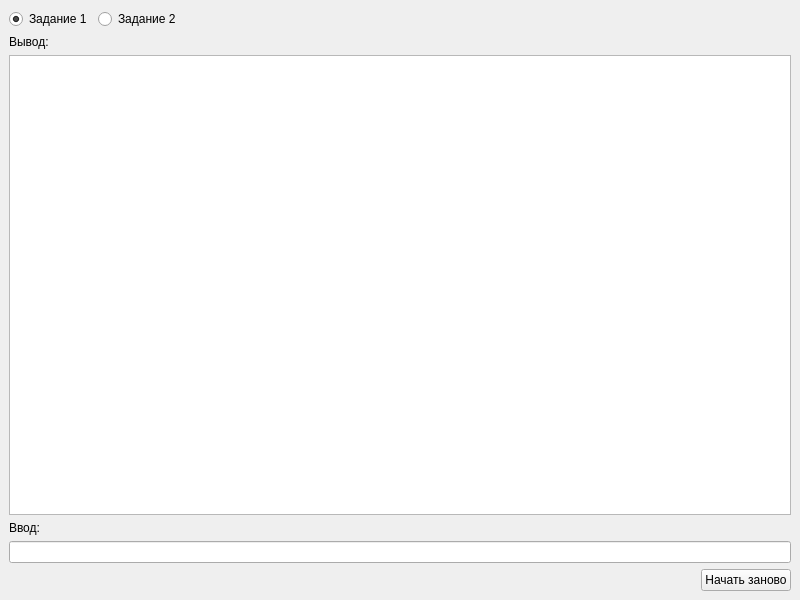
<?xml version="1.0" encoding="UTF-8"?>
<ui version="4.0">
 <class>MainWindow</class>
 <widget class="QMainWindow" name="MainWindow">
  <property name="geometry">
   <rect>
    <x>0</x>
    <y>0</y>
    <width>800</width>
    <height>600</height>
   </rect>
  </property>
  <property name="windowTitle">
   <string>MainWindow</string>
  </property>
  <widget class="QWidget" name="centralwidget">
   <layout class="QVBoxLayout" name="verticalLayout">
    <item>
     <layout class="QHBoxLayout" name="horizontalLayout">
      <item>
       <widget class="QRadioButton" name="task1">
        <property name="text">
         <string>Задание 1</string>
        </property>
        <property name="checked">
         <bool>true</bool>
        </property>
       </widget>
      </item>
      <item>
       <widget class="QRadioButton" name="task2">
        <property name="text">
         <string>Задание 2</string>
        </property>
       </widget>
      </item>
      <item>
       <spacer name="horizontalSpacer_2">
        <property name="orientation">
         <enum>Qt::Horizontal</enum>
        </property>
        <property name="sizeHint" stdset="0">
         <size>
          <width>40</width>
          <height>20</height>
         </size>
        </property>
       </spacer>
      </item>
     </layout>
    </item>
    <item>
     <widget class="QLabel" name="label_2">
      <property name="text">
       <string>Вывод:</string>
      </property>
     </widget>
    </item>
    <item>
     <widget class="QPlainTextEdit" name="output">
      <property name="readOnly">
       <bool>true</bool>
      </property>
     </widget>
    </item>
    <item>
     <widget class="QLabel" name="label">
      <property name="text">
       <string>Ввод:</string>
      </property>
     </widget>
    </item>
    <item>
     <widget class="QLineEdit" name="input"/>
    </item>
    <item>
     <layout class="QHBoxLayout" name="horizontalLayout_2">
      <item>
       <spacer name="horizontalSpacer">
        <property name="orientation">
         <enum>Qt::Horizontal</enum>
        </property>
        <property name="sizeHint" stdset="0">
         <size>
          <width>40</width>
          <height>20</height>
         </size>
        </property>
       </spacer>
      </item>
      <item>
       <widget class="QPushButton" name="restart">
        <property name="text">
         <string>Начать заново</string>
        </property>
       </widget>
      </item>
     </layout>
    </item>
   </layout>
  </widget>
 </widget>
 <tabstops>
  <tabstop>input</tabstop>
  <tabstop>task2</tabstop>
  <tabstop>output</tabstop>
  <tabstop>task1</tabstop>
  <tabstop>restart</tabstop>
 </tabstops>
 <resources/>
 <connections/>
</ui>
